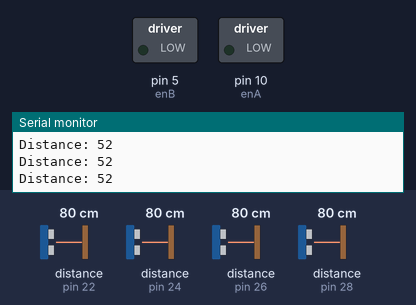
The sketch below on a simulated Arduino Mega 2560, built with avr-gcc and run on an emulated ATmega2560. Shown: switched loads named in the sketch (green lamp = pin HIGH), the last lines printed to the serial monitor. Wiring (inferred from the names in the program): 4 × ultrasonic range finder: trigger pin 23, echo pin 22 / trigger pin 25, echo pin 24 / trigger pin 27, echo pin 26 / trigger pin 29, echo pin 28. The inputs (shaded band) are chosen by the test bench; at power-on: distance to the obstacle (sensors on pin 22, pin 26, pin 24, pin 28) 80 cm. The echo pulse lasts 58.3 µs per cm; pins used as bus, display or sensor lines are not drawn.

Above: at 1.2 s.
1.3 s: distance to the obstacle (sensor on pin 22) set to 60 cm
4.3 s: distance to the obstacle (sensor on pin 26) set to 4 cm
7.3 s: distance to the obstacle (sensor on pin 24) set to 120 cm
10.3 s: distance to the obstacle (sensor on pin 28) set to 2 cm
At 11.0 s:
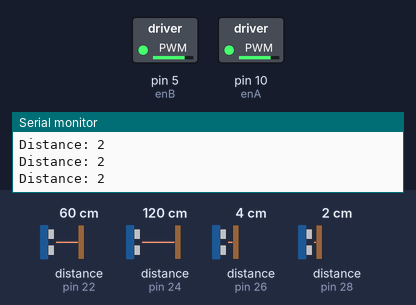
11.8 s: distance to the obstacle (sensor on pin 28) set to 120 cm
14.8 s: distance to the obstacle (sensor on pin 24) set to 18 cm
Timing chart, 0 to 17.8 s (numbered marks = the images above; inputs shaded):
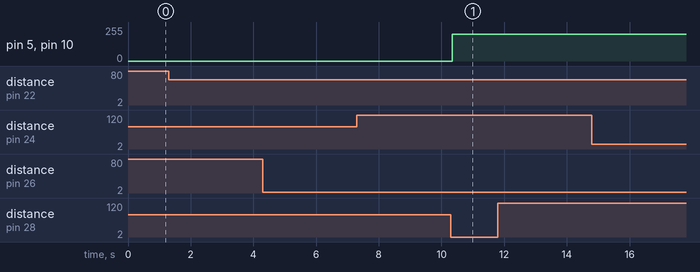

The sketch:

Test3_MotorAddition.ino
```cpp
/*
* Ultrasonic Sensor HC-SR04 and Arduino Tutorial
*
* by Dejan Nedelkovski,
* www.HowToMechatronics.com
*
* Modified by Alexandra and Victoria Tamburro
*
*/

//Setup the Motor Pins
// motor one
//Left Side of the Car
int enA = 10;
int in1 = 9;
int in2 = 8;

//Right Side of the Car
// motor two
int enB = 5;
int in3 = 7;
int in4 = 6;

const int speed = 200;

//Setup Front L Sensor Pin Numbers and Variables
  // defines pins numbers
  const int trigPinFL = 23;
  const int echoPinFL = 22;
  // defines variables
  long durationFL;
  int distanceFL;
  long durationFL2;
  int distanceFL2;
  long durationFL3;
  int distanceFL3;

//Setup Front R Sensor Pin Numbers and Variables
  // defines pins numbers
  const int trigPinFR = 25;
  const int echoPinFR = 24;
  // defines variables
  long durationFR;
  int distanceFR;
  long durationFR2;
  int distanceFR2;
  long durationFR3;
  int distanceFR3;

//Setup Back R Sensor Pin Numbers and Variables
  // defines pins numbers
  const int trigPinBR = 27;
  const int echoPinBR = 26;
  // defines variables
  long durationBR;
  int distanceBR;
  long durationBR2;
  int distanceBR2;
  long durationBR3;
  int distanceBR3;


//Setup Back L Sensor Pin Numbers and Variables
  // defines pins numbers
  const int trigPinBL = 29;
  const int echoPinBL = 28;
  // defines variables
  long durationBL;
  int distanceBL;
  long durationBL2;
  int distanceBL2;
  long durationBL3;
  int distanceBL3;


void forward()
{
    //Moves Car Forward
  // turn on motor A
  digitalWrite(in1, HIGH);
  digitalWrite(in2, LOW);
  // set speed to 200 out of possible range 0~255
  analogWrite(enA, speed);
  // turn on motor B
  digitalWrite(in3, HIGH);
  digitalWrite(in4, LOW);
  // set speed to 200 out of possible range 0~255
  analogWrite(enB, speed);
  delay(500);

}

void backward()
{
   //Moves Car Backward
  // now change motor directions
  digitalWrite(in1, LOW);
  digitalWrite(in2, HIGH);

  analogWrite(enA, speed);

  digitalWrite(in3, LOW);
  digitalWrite(in4, HIGH);

  analogWrite(enB, speed);
  delay(500);
}


void right()
{
  //Turn Car Right
  digitalWrite(in1, HIGH);
  digitalWrite(in2, LOW);

  analogWrite(enA, speed);

  digitalWrite(in3, LOW);
  digitalWrite(in4, HIGH);

  analogWrite(enB, speed);
  delay(500);
}


void left()
{
    //Turn Car Left
  digitalWrite(in1, LOW);
  digitalWrite(in2, HIGH);

  analogWrite(enA, speed);

  digitalWrite(in3, HIGH);
  digitalWrite(in4, LOW);

  analogWrite(enB, speed);
  delay(500);

}


void stop()
{
  // now turn off motors
  digitalWrite(in1, LOW);
  digitalWrite(in2, LOW);
  digitalWrite(in3, LOW);
  digitalWrite(in4, LOW);
}


void setup()
{
//Sets up Front Left Sensor
  pinMode(trigPinFL, OUTPUT); // Sets the trigPin as an Output
  pinMode(echoPinFL, INPUT); // Sets the echoPin as an Input

//Sets up Front Right Sensor
  pinMode(trigPinFR, OUTPUT); // Sets the trigPin as an Output
  pinMode(echoPinFR, INPUT); // Sets the echoPin as an Input

//Sets up Back Right Sensor
  pinMode(trigPinBR, OUTPUT); // Sets the trigPin as an Output
  pinMode(echoPinBR, INPUT); // Sets the echoPin as an Input

//Sets up Back Left Sensor
  pinMode(trigPinBL, OUTPUT); // Sets the trigPin as an Output
  pinMode(echoPinBL, INPUT); // Sets the echoPin as an Input

  Serial.begin(9600); // Starts the serial communication
}


void loop()
{

//Starts action for Front Left Sensor
  // Clears the trigPin
  digitalWrite(trigPinFL, LOW);
  delayMicroseconds(2);
  // Sets the trigPin on HIGH state for 10 micro seconds
  digitalWrite(trigPinFL, HIGH);
  delayMicroseconds(10);
  digitalWrite(trigPinFL, LOW);
  // Reads the echoPin, returns the sound wave travel time in microseconds
  durationFL = pulseIn(echoPinFL, HIGH);
  // Calculating the distance
  distanceFL= durationFL*0.034/2;
    digitalWrite(trigPinFL, LOW);
  delayMicroseconds(2);
  // Sets the trigPin on HIGH state for 10 micro seconds
  digitalWrite(trigPinFL, HIGH);
  delayMicroseconds(10);
  digitalWrite(trigPinFL, LOW);
  // Reads the echoPin, returns the sound wave travel time in microseconds
  durationFL2 = pulseIn(echoPinFL, HIGH);
  // Calculating the distance
  distanceFL2= durationFL2*0.034/2;
    digitalWrite(trigPinFL, LOW);
  delayMicroseconds(2);
  // Sets the trigPin on HIGH state for 10 micro seconds
  digitalWrite(trigPinFL, HIGH);
  delayMicroseconds(10);
  digitalWrite(trigPinFL, LOW);
  // Reads the echoPin, returns the sound wave travel time in microseconds
  durationFL3 = pulseIn(echoPinFL, HIGH);
  // Calculating the distance
  distanceFL3= durationFL3*0.034/2;

  distanceFL = (distanceFL + distanceFL2 + distanceFL3) / 3;


//Starts action for Front Right Sensor
  // Clears the trigPin
  digitalWrite(trigPinFR, LOW);
  delayMicroseconds(2);
  // Sets the trigPin on HIGH state for 10 micro seconds
  digitalWrite(trigPinFR, HIGH);
  delayMicroseconds(10);
  digitalWrite(trigPinFR, LOW);
  // Reads the echoPin, returns the sound wave travel time in microseconds
  durationFR = pulseIn(echoPinFR, HIGH);
  // Calculating the distance
  distanceFR= durationFR*0.034/2;

    digitalWrite(trigPinFR, LOW);
  delayMicroseconds(2);
  // Sets the trigPin on HIGH state for 10 micro seconds
  digitalWrite(trigPinFR, HIGH);
  delayMicroseconds(10);
  digitalWrite(trigPinFR, LOW);
  // Reads the echoPin, returns the sound wave travel time in microseconds
  durationFR2 = pulseIn(echoPinFR, HIGH);
  // Calculating the distance
  distanceFR2= durationFR*0.034/2;
    digitalWrite(trigPinFR, LOW);
  delayMicroseconds(2);
  // Sets the trigPin on HIGH state for 10 micro seconds
  digitalWrite(trigPinFR, HIGH);
  delayMicroseconds(10);
  digitalWrite(trigPinFR, LOW);
  // Reads the echoPin, returns the sound wave travel time in microseconds
  durationFR3 = pulseIn(echoPinFR, HIGH);
  // Calculating the distance
  distanceFR3= durationFR3*0.034/2;

  distanceFR = (distanceFR + distanceFR2 + distanceFR3) / 3;

//Starts action for Back Right Sensor
  // Clears the trigPin
  digitalWrite(trigPinBR, LOW);
  delayMicroseconds(2);
  // Sets the trigPin on HIGH state for 10 micro seconds
  digitalWrite(trigPinBR, HIGH);
  delayMicroseconds(10);
  digitalWrite(trigPinBR, LOW);
  // Reads the echoPin, returns the sound wave travel time in microseconds
  durationBR = pulseIn(echoPinBR, HIGH);
  // Calculating the distance
  distanceBR= durationBR*0.034/2;

    digitalWrite(trigPinBR, LOW);
  delayMicroseconds(2);
  // Sets the trigPin on HIGH state for 10 micro seconds
  digitalWrite(trigPinBR, HIGH);
  delayMicroseconds(10);
  digitalWrite(trigPinBR, LOW);
  // Reads the echoPin, returns the sound wave travel time in microseconds
  durationBR2 = pulseIn(echoPinBR, HIGH);
  // Calculating the distance
  distanceBR2= durationBR2*0.034/2;
    digitalWrite(trigPinBR, LOW);
  delayMicroseconds(2);
  // Sets the trigPin on HIGH state for 10 micro seconds
  digitalWrite(trigPinBR, HIGH);
  delayMicroseconds(10);
  digitalWrite(trigPinBR, LOW);
  // Reads the echoPin, returns the sound wave travel time in microseconds
  durationBR3 = pulseIn(echoPinBR, HIGH);
  // Calculating the distance
  distanceBR2= durationBR3*0.034/2;

  distanceBR = (distanceBR + distanceBR2 + distanceBR3) / 3;

  Serial.print("Distance: ");
Serial.println(distanceBR);

//Starts action for Back Left Sensor
  // Clears the trigPin
  digitalWrite(trigPinBL, LOW);
  delayMicroseconds(2);
  // Sets the trigPin on HIGH state for 10 micro seconds
  digitalWrite(trigPinBL, HIGH);
  delayMicroseconds(10);
  digitalWrite(trigPinBL, LOW);
  // Reads the echoPin, returns the sound wave travel time in microseconds
  durationBL = pulseIn(echoPinBL, HIGH);
  // Calculating the distance
  distanceBL= durationBL*0.034/2;

    digitalWrite(trigPinBL, LOW);
  delayMicroseconds(2);
  // Sets the trigPin on HIGH state for 10 micro seconds
  digitalWrite(trigPinBL, HIGH);
  delayMicroseconds(10);
  digitalWrite(trigPinBL, LOW);
  // Reads the echoPin, returns the sound wave travel time in microseconds
  durationBL2 = pulseIn(echoPinBL, HIGH);
  // Calculating the distance
  distanceBL2= durationBL2 * 0.034/2;
    digitalWrite(trigPinBL, LOW);
  delayMicroseconds(2);
  // Sets the trigPin on HIGH state for 10 micro seconds
  digitalWrite(trigPinBL, HIGH);
  delayMicroseconds(10);
  digitalWrite(trigPinBL, LOW);
  // Reads the echoPin, returns the sound wave travel time in microseconds
  durationBL3 = pulseIn(echoPinBL, HIGH);
  // Calculating the distance
  distanceBL3= durationBL3*0.034/2;

  distanceBL = (distanceBL + distanceBL2 + distanceBL3) / 3;


  if(distanceBL <= 5 && distanceBL >= 0)
  {
      right();
  }

  if(distanceFR <= 5 && distanceFR >= 0)
  {
    left();

  }


  if (distanceFL <= 5 && distanceFL >= 0)
  {
     if(distanceFR <=5 && distanceFR >= 0)
     {
        backward();
     }

  }

  if(distanceBL <= 5 && distanceBL >= 0)
  {
    if(distanceBR <= 5 && distanceBR >= 0)
    {
      forward();
    }
  }
  else
  {
      stop();
  }


}
```

Measured:
- after the input at 10.3 s, pin 5 (enB), pin 10 (enA): 0/255 → 200/255 at once
